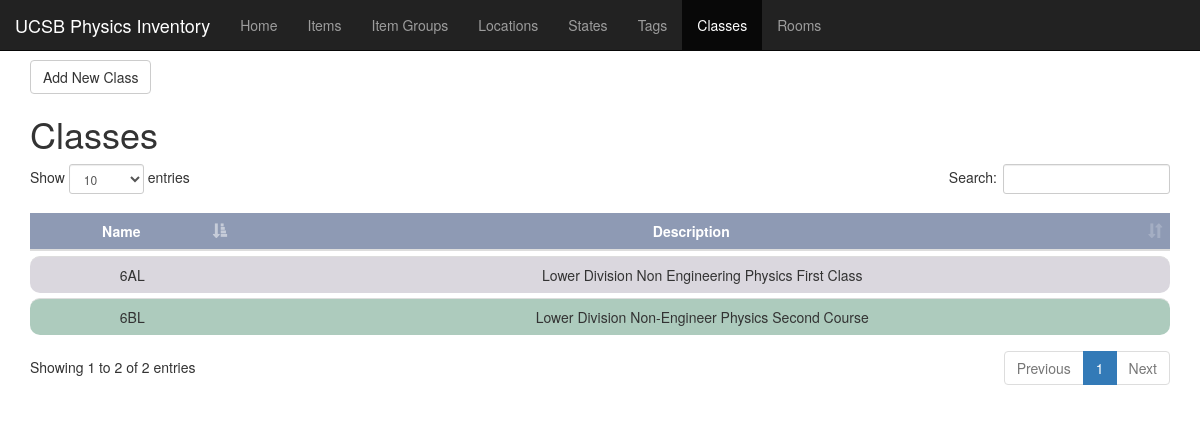
Page /classes on the committed database.
### inventory/models.py (models this page shows, shortened)
class IterModel(object):
    def __iter__(self):
        for i in vars(self):
            if i == "id" or i.startswith("_"):
                continue
            elif i.endswith('id'):
                i = i.replace("_id", '_set')
                yield (i, getattr(self, str(i)))
            else:
                yield (i, getattr(self, str(i)))

class Class(models.Model, IterModel):
    name = models.CharField(max_length=50)
    description = models.CharField(max_length=140)

### inventory/views.py (the view)
# urls.py: url(r'^classes$', views.GenericListView.as_view(model=Class, columns=['name', 'description']), name='classes'),
class GenericListView(ListView):
    model = Item
    template_name = "lists.html"
    columns = None
    title = None
    def get_context_data(self, **kwargs):
        context = super(GenericListView, self).get_context_data(**kwargs)
        context['columns'] = self.columns
        if self.title is None:
            self.title = p.plural(self.model.__name__)
        context['title'] = self.title
        context['active'] = self.model.__name__.lower()
        return context

### inventory/templatetags/filters.py (called while the page is built, shortened)
@register.filter(name="get_attr")
def get_attr(value, arg):
    result = getattr(value, str(arg))
    return result

@register.filter(name="titlize")
def titlize(value):
    first_cap = compile('(.)([A-Z][a-z]+)')
    all_caps = compile('([a-z0-9])([A-Z])')
    temp = first_cap.sub(r'\1 \2', value)
    value = all_caps.sub(r'\1 \2', temp)
    pattern = compile("[\W_\d]+")
    value = pattern.sub(' ', value)
    return capwords(value)

### inventory/templates/lists.html (shortened to what this page needs)
{% extends 'base.html' %}
{% load filters %}
{% block content %}
     <div class="container">
        <a class="btn btn-default" href="{% url 'new_'|add:active %}">Add New {{ active|titlize }}</a>
    </div>
    <div class="container">
        <h1>{{ title|titlize }}</h1>
        <table class="table table-hover" id="dTable">
            <thead>
                <tr>
                    {% for attribute in columns %}
                        {% if forloop.counter0 == 0 %}
                        <th class="header">
                            {{ attribute|titlize }}
                        </th>
                        {% else %}
                            <th class="">{{ attribute|titlize }}</th>
                        {% endif %}
                    {% endfor %}
                </tr>
            </thead>
            <tbody>
            {% for obj in object_list  %}
                <tr class="clickable-row" data-url="{% url active|add:'_detail' obj.id %}">
                        {% for attribute in columns %}
                            <td>{{ obj|get_attr:attribute }}</td>
                        {% endfor %}
                </tr>
            {% endfor %}
            </tbody>
        </table>
    </div>
{% endblock content %}

### inventory/static/css/style.css (style rules this page uses)
thead th { background-color: #8E9AB4; color: #ffffff; text-align: center; }
tbody td { text-align: center; }
tbody > tr:nth-child(odd) > td { background-color: #DAD7DE; }
tbody > tr:nth-child(even) > td { background-color: #ADCBBD; }
tr>td:first-child { border-bottom-left-radius: 10px; border-top-left-radius: 10px; }
tr>td:last-child { border-bottom-right-radius: 10px; border-top-right-radius: 10px; }
table { border-spacing: 0 5px; border-collapse: separate; }

### rows in the picture
Class: columns "6AL" "Lower Division Non Engineering Physics First Class"
Class: columns "6BL" "Lower Division Non-Engineer Physics Second Course"

### other values in the picture
{{ active|titlize }} "Class"
{{ title|titlize }} "Classes"
{{ attribute|titlize }} "Name"
{{ attribute|titlize }} "Description"
